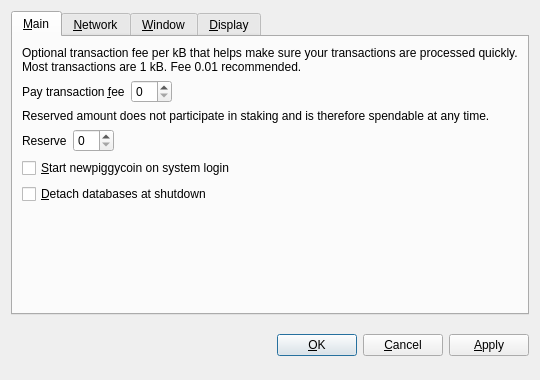
<?xml version="1.0" encoding="UTF-8"?>
<ui version="4.0">
 <class>OptionsDialog</class>
 <widget class="QDialog" name="OptionsDialog">
  <property name="geometry">
   <rect>
    <x>0</x>
    <y>0</y>
    <width>540</width>
    <height>380</height>
   </rect>
  </property>
  <property name="windowTitle">
   <string>Options</string>
  </property>
  <property name="modal">
   <bool>true</bool>
  </property>
  <layout class="QVBoxLayout" name="verticalLayout">
   <item>
    <widget class="QTabWidget" name="tabWidget">
     <property name="tabPosition">
      <enum>QTabWidget::North</enum>
     </property>
     <property name="currentIndex">
      <number>0</number>
     </property>
     <widget class="QWidget" name="tabMain">
      <attribute name="title">
       <string>&amp;Main</string>
      </attribute>
      <layout class="QVBoxLayout" name="verticalLayout_Main">
       <item>
        <widget class="QLabel" name="transactionFeeInfoLabel">
         <property name="text">
          <string>Optional transaction fee per kB that helps make sure your transactions are processed quickly. Most transactions are 1 kB. Fee 0.01 recommended.</string>
         </property>
         <property name="textFormat">
          <enum>Qt::PlainText</enum>
         </property>
         <property name="wordWrap">
          <bool>true</bool>
         </property>
        </widget>
       </item>
       <item>
        <layout class="QHBoxLayout" name="horizontalLayoutFee">
         <item>
          <widget class="QLabel" name="transactionFeeLabel">
           <property name="text">
            <string>Pay transaction &amp;fee</string>
           </property>
           <property name="textFormat">
            <enum>Qt::PlainText</enum>
           </property>
           <property name="buddy">
            <cstring>transactionFee</cstring>
           </property>
          </widget>
         </item>
         <item>
          <widget class="BitcoinAmountField" name="transactionFee"/>
         </item>
         <item>
          <spacer name="horizontalSpacerFee">
           <property name="orientation">
            <enum>Qt::Horizontal</enum>
           </property>
           <property name="sizeHint" stdset="0">
            <size>
             <width>40</width>
             <height>20</height>
            </size>
           </property>
          </spacer>
         </item>
        </layout>
       </item>
       <item>
        <widget class="QLabel" name="reserveBalanceInfoLabel">
         <property name="text">
          <string>Reserved amount does not participate in staking and is therefore spendable at any time.</string>
         </property>
         <property name="textFormat">
          <enum>Qt::PlainText</enum>
         </property>
         <property name="wordWrap">
          <bool>true</bool>
         </property>
        </widget>
       </item>
       <item>
        <layout class="QHBoxLayout" name="horizontalLayoutReserveBalance">
         <item>
          <widget class="QLabel" name="reserveBalanceLabel">
           <property name="text">
            <string>Reserve</string>
           </property>
           <property name="textFormat">
            <enum>Qt::PlainText</enum>
           </property>
           <property name="buddy">
            <cstring>reserveBalance</cstring>
           </property>
          </widget>
         </item>
         <item>
          <widget class="BitcoinAmountField" name="reserveBalance"/>
         </item>
         <item>
          <spacer name="horizontalSpacerReserveBalance">
           <property name="orientation">
            <enum>Qt::Horizontal</enum>
           </property>
           <property name="sizeHint" stdset="0">
            <size>
             <width>40</width>
             <height>20</height>
            </size>
           </property>
          </spacer>
         </item>
        </layout>
       </item>
       <item>
        <widget class="QCheckBox" name="bitcoinAtStartup">
         <property name="toolTip">
          <string>Automatically start newpiggycoin after logging in to the system.</string>
         </property>
         <property name="text">
          <string>&amp;Start newpiggycoin on system login</string>
         </property>
        </widget>
       </item>
       <item>
        <widget class="QCheckBox" name="detachDatabases">
         <property name="toolTip">
          <string>Detach block and address databases at shutdown. This means they can be moved to another data directory, but it slows down shutdown. The wallet is always detached.</string>
         </property>
         <property name="text">
          <string>&amp;Detach databases at shutdown</string>
         </property>
        </widget>
       </item>
       <item>
        <spacer name="verticalSpacer_Main">
         <property name="orientation">
          <enum>Qt::Vertical</enum>
         </property>
         <property name="sizeHint" stdset="0">
          <size>
           <width>20</width>
           <height>40</height>
          </size>
         </property>
        </spacer>
       </item>
      </layout>
     </widget>
     <widget class="QWidget" name="tabNetwork">
      <attribute name="title">
       <string>&amp;Network</string>
      </attribute>
      <layout class="QVBoxLayout" name="verticalLayout_Network">
       <item>
        <widget class="QCheckBox" name="mapPortUpnp">
         <property name="toolTip">
          <string>Automatically open the newpiggycoin client port on the router. This only works when your router supports UPnP and it is enabled.</string>
         </property>
         <property name="text">
          <string>Map port using &amp;UPnP</string>
         </property>
        </widget>
       </item>
       <item>
        <widget class="QCheckBox" name="connectSocks">
         <property name="toolTip">
          <string>Connect to the newpiggycoin network through a SOCKS proxy (e.g. when connecting through Tor).</string>
         </property>
         <property name="text">
          <string>&amp;Connect through SOCKS proxy:</string>
         </property>
        </widget>
       </item>
       <item>
        <layout class="QHBoxLayout" name="horizontalLayout_Network">
         <item>
          <widget class="QLabel" name="proxyIpLabel">
           <property name="text">
            <string>Proxy &amp;IP:</string>
           </property>
           <property name="textFormat">
            <enum>Qt::PlainText</enum>
           </property>
           <property name="buddy">
            <cstring>proxyIp</cstring>
           </property>
          </widget>
         </item>
         <item>
          <widget class="QValidatedLineEdit" name="proxyIp">
           <property name="maximumSize">
            <size>
             <width>140</width>
             <height>16777215</height>
            </size>
           </property>
           <property name="toolTip">
            <string>IP address of the proxy (e.g. 127.0.0.1)</string>
           </property>
          </widget>
         </item>
         <item>
          <widget class="QLabel" name="proxyPortLabel">
           <property name="text">
            <string>&amp;Port:</string>
           </property>
           <property name="textFormat">
            <enum>Qt::PlainText</enum>
           </property>
           <property name="buddy">
            <cstring>proxyPort</cstring>
           </property>
          </widget>
         </item>
         <item>
          <widget class="QLineEdit" name="proxyPort">
           <property name="maximumSize">
            <size>
             <width>55</width>
             <height>16777215</height>
            </size>
           </property>
           <property name="toolTip">
            <string>Port of the proxy (e.g. 9050)</string>
           </property>
          </widget>
         </item>
         <item>
          <widget class="QLabel" name="socksVersionLabel">
           <property name="text">
            <string>SOCKS &amp;Version:</string>
           </property>
           <property name="textFormat">
            <enum>Qt::PlainText</enum>
           </property>
           <property name="buddy">
            <cstring>socksVersion</cstring>
           </property>
          </widget>
         </item>
         <item>
          <widget class="QValueComboBox" name="socksVersion">
           <property name="toolTip">
            <string>SOCKS version of the proxy (e.g. 5)</string>
           </property>
          </widget>
         </item>
         <item>
          <spacer name="horizontalSpacer_Network">
           <property name="orientation">
            <enum>Qt::Horizontal</enum>
           </property>
           <property name="sizeHint" stdset="0">
            <size>
             <width>40</width>
             <height>20</height>
            </size>
           </property>
          </spacer>
         </item>
        </layout>
       </item>
       <item>
        <spacer name="verticalSpacer_Network">
         <property name="orientation">
          <enum>Qt::Vertical</enum>
         </property>
         <property name="sizeHint" stdset="0">
          <size>
           <width>20</width>
           <height>40</height>
          </size>
         </property>
        </spacer>
       </item>
      </layout>
     </widget>
     <widget class="QWidget" name="tabWindow">
      <attribute name="title">
       <string>&amp;Window</string>
      </attribute>
      <layout class="QVBoxLayout" name="verticalLayout_Window">
       <item>
        <widget class="QCheckBox" name="minimizeToTray">
         <property name="toolTip">
          <string>Show only a tray icon after minimizing the window.</string>
         </property>
         <property name="text">
          <string>&amp;Minimize to the tray instead of the taskbar</string>
         </property>
        </widget>
       </item>
       <item>
        <widget class="QCheckBox" name="minimizeOnClose">
         <property name="toolTip">
          <string>Minimize instead of exit the application when the window is closed. When this option is enabled, the application will be closed only after selecting Quit in the menu.</string>
         </property>
         <property name="text">
          <string>M&amp;inimize on close</string>
         </property>
        </widget>
       </item>
       <item>
        <spacer name="verticalSpacer_Window">
         <property name="orientation">
          <enum>Qt::Vertical</enum>
         </property>
         <property name="sizeHint" stdset="0">
          <size>
           <width>20</width>
           <height>40</height>
          </size>
         </property>
        </spacer>
       </item>
      </layout>
     </widget>
     <widget class="QWidget" name="tabDisplay">
      <attribute name="title">
       <string>&amp;Display</string>
      </attribute>
      <layout class="QVBoxLayout" name="verticalLayout_Display">
       <item>
        <layout class="QHBoxLayout" name="horizontalLayout_1_Display">
         <item>
          <widget class="QLabel" name="langLabel">
           <property name="text">
            <string>User Interface &amp;language:</string>
           </property>
           <property name="textFormat">
            <enum>Qt::PlainText</enum>
           </property>
           <property name="buddy">
            <cstring>lang</cstring>
           </property>
          </widget>
         </item>
         <item>
          <widget class="QValueComboBox" name="lang">
           <property name="toolTip">
            <string>The user interface language can be set here. This setting will take effect after restarting newpiggycoin.</string>
           </property>
          </widget>
         </item>
        </layout>
       </item>
       <item>
        <layout class="QHBoxLayout" name="horizontalLayout_2_Display">
         <item>
          <widget class="QLabel" name="unitLabel">
           <property name="text">
            <string>&amp;Unit to show amounts in:</string>
           </property>
           <property name="textFormat">
            <enum>Qt::PlainText</enum>
           </property>
           <property name="buddy">
            <cstring>unit</cstring>
           </property>
          </widget>
         </item>
         <item>
          <widget class="QValueComboBox" name="unit">
           <property name="toolTip">
            <string>Choose the default subdivision unit to show in the interface and when sending coins.</string>
           </property>
          </widget>
         </item>
        </layout>
       </item>
       <item>
        <widget class="QCheckBox" name="displayAddresses">
         <property name="toolTip">
          <string>Whether to show newpiggycoin addresses in the transaction list or not.</string>
         </property>
         <property name="text">
          <string>&amp;Display addresses in transaction list</string>
         </property>
        </widget>
       </item>
       <item>
        <widget class="QCheckBox" name="coinControlFeatures">
         <property name="toolTip">
          <string>Whether to show coin control features or not.</string>
         </property>
         <property name="text">
          <string>Display coin &amp;control features (experts only!)</string>
         </property>
        </widget>
       </item>
       <item>
        <spacer name="verticalSpacer_Display">
         <property name="orientation">
          <enum>Qt::Vertical</enum>
         </property>
         <property name="sizeHint" stdset="0">
          <size>
           <width>20</width>
           <height>40</height>
          </size>
         </property>
        </spacer>
       </item>
      </layout>
     </widget>
    </widget>
   </item>
   <item>
    <layout class="QHBoxLayout" name="horizontalLayout_Buttons">
     <item>
      <spacer name="horizontalSpacer_1">
       <property name="orientation">
        <enum>Qt::Horizontal</enum>
       </property>
       <property name="sizeHint" stdset="0">
        <size>
         <width>40</width>
         <height>48</height>
        </size>
       </property>
      </spacer>
     </item>
     <item>
      <widget class="QLabel" name="statusLabel">
       <property name="font">
        <font>
         <weight>75</weight>
         <bold>true</bold>
        </font>
       </property>
       <property name="text">
        <string/>
       </property>
       <property name="textFormat">
        <enum>Qt::PlainText</enum>
       </property>
       <property name="wordWrap">
        <bool>true</bool>
       </property>
      </widget>
     </item>
     <item>
      <spacer name="horizontalSpacer_2">
       <property name="orientation">
        <enum>Qt::Horizontal</enum>
       </property>
       <property name="sizeHint" stdset="0">
        <size>
         <width>40</width>
         <height>48</height>
        </size>
       </property>
      </spacer>
     </item>
     <item>
      <widget class="QPushButton" name="okButton">
       <property name="text">
        <string>&amp;OK</string>
       </property>
      </widget>
     </item>
     <item>
      <widget class="QPushButton" name="cancelButton">
       <property name="text">
        <string>&amp;Cancel</string>
       </property>
       <property name="autoDefault">
        <bool>false</bool>
       </property>
      </widget>
     </item>
     <item>
      <widget class="QPushButton" name="applyButton">
       <property name="text">
        <string>&amp;Apply</string>
       </property>
       <property name="autoDefault">
        <bool>false</bool>
       </property>
      </widget>
     </item>
    </layout>
   </item>
  </layout>
 </widget>
 <customwidgets>
  <customwidget>
   <class>BitcoinAmountField</class>
   <extends>QSpinBox</extends>
   <header>bitcoinamountfield.h</header>
  </customwidget>
  <customwidget>
   <class>QValueComboBox</class>
   <extends>QComboBox</extends>
   <header>qvaluecombobox.h</header>
  </customwidget>
  <customwidget>
   <class>QValidatedLineEdit</class>
   <extends>QLineEdit</extends>
   <header>qvalidatedlineedit.h</header>
  </customwidget>
 </customwidgets>
 <resources/>
 <connections/>
</ui>
